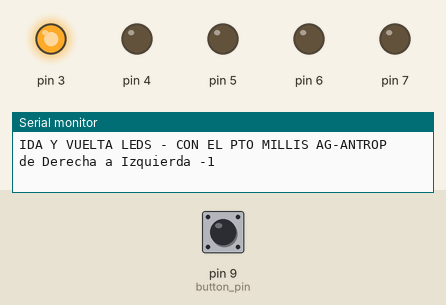
A sketch run on a simulated Arduino Uno, built with avr-gcc and run on an emulated ATmega328P. Shown: output pins drawn as LEDs (lit = HIGH), the last lines printed to the serial monitor. Dashed ring = blinking. Inputs (shaded band) come from the test bench; at power-on: pin 9 (button_pin) HIGH.

Above: at 1.2 s.
1.3 s: pin 9 (button_pin) pulled LOW for 1 s
At 2.8 s:
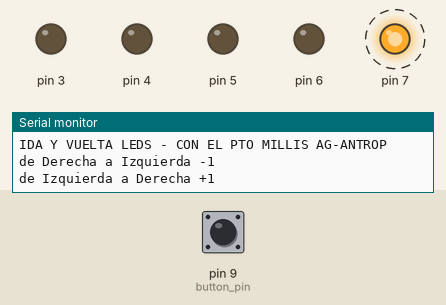
At 5.2 s:
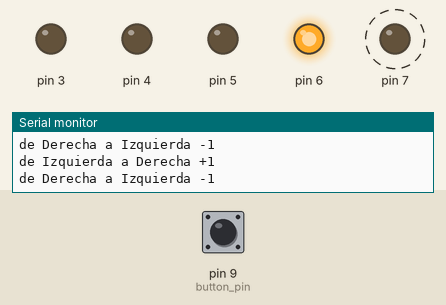
5.3 s: pin 9 (button_pin) pulled LOW for 3.2 s
At 6.4 s:
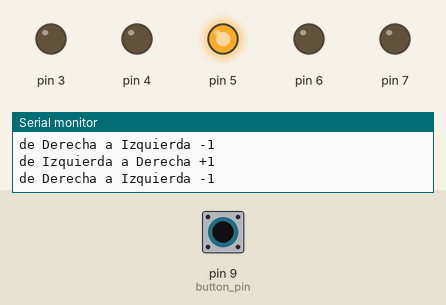
Timing chart, 0 to 21.5 s (numbered marks = the images above; inputs shaded):
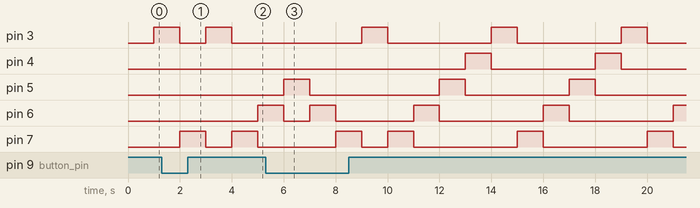

The sketch:

LED-Animacion-conMillis.ino
```cpp
const int button_pin = 9;
int led_actual = 0;
long tiempo_anterior = 0;
//Segun la documentacion de arduino millis se guarda en long
// pa que no se, tipo que puede llegar a los 50dias en milis
// y eso no se que es

void setup() {
  pinMode(3, OUTPUT);
  pinMode(4, OUTPUT);
  pinMode(5, OUTPUT);
  pinMode(6, OUTPUT);
  pinMode(7, OUTPUT);
  pinMode(9, INPUT_PULLUP);
/*
  Este PULSADOR DE MIERDA es impresionante la batalla que dio
  lo puse en pullup y tuve que ver el diagrama para ver
  como mrd va conectado al arduino, y ahi arranco, si esta
  en input normal te odia.
  */
  Serial.begin(9600);
    Serial.println("IDA Y VUELTA LEDS - CON EL PTO MILLIS AG-ANTROP");

}

void loop() {
  int button_status = digitalRead(9);
  long now = millis();

  while (now - tiempo_anterior >= 1000) {
    tiempo_anterior = now;

    digitalWrite(3, LOW);
    //Aca no se como carajos hacer alguna expresion para que
    //sea como un delay, mando el commit asi nomas
    digitalWrite(4, LOW);
    digitalWrite(5, LOW);
    digitalWrite(6, LOW);
    digitalWrite(7, LOW);

    if (led_actual == 0)
    {digitalWrite(3, HIGH);
    };
    if (led_actual == 1)
    {digitalWrite(4, HIGH);
    };
    if (led_actual == 2)
    { digitalWrite(5, HIGH);
    };
    if (led_actual == 3)
    { digitalWrite(6, HIGH);
    };
    if (led_actual == 4)
    { digitalWrite(7, HIGH);
    };

// La cucaracha la cucaracha, ya no puede caminar
// Aca llegue un punto que me fui a los forks del codigo
// Del año pasado y me tuve que inspirar ahi y en lo del
// HelloPad porque si no esta mrd no se xd.

    if (button_status == LOW) {
      led_actual = led_actual + 1;
      if (led_actual > 4)
      		{ led_actual = 0;
             Serial.println("de Izquierda a Derecha +1");
              // No sabes lo horrible que es identar
              // en esta porqueria de IDE de Thinkercad
            };
    } else {
      led_actual = led_actual - 1;
      if (led_actual < 0)
      { led_actual = 4;
       Serial.println("de Derecha a Izquierda -1");
      };
    }
  }
}
```

Measured:
- after the input at 1.3 s, pin 4: stays LOW (without the input it goes to HIGH after 3.7 s); pin 5: stays LOW (without the input it goes to HIGH after 2.7 s)
- by itself, pin 3: alternates HIGH for 1.0 s and LOW for 4.0 s
